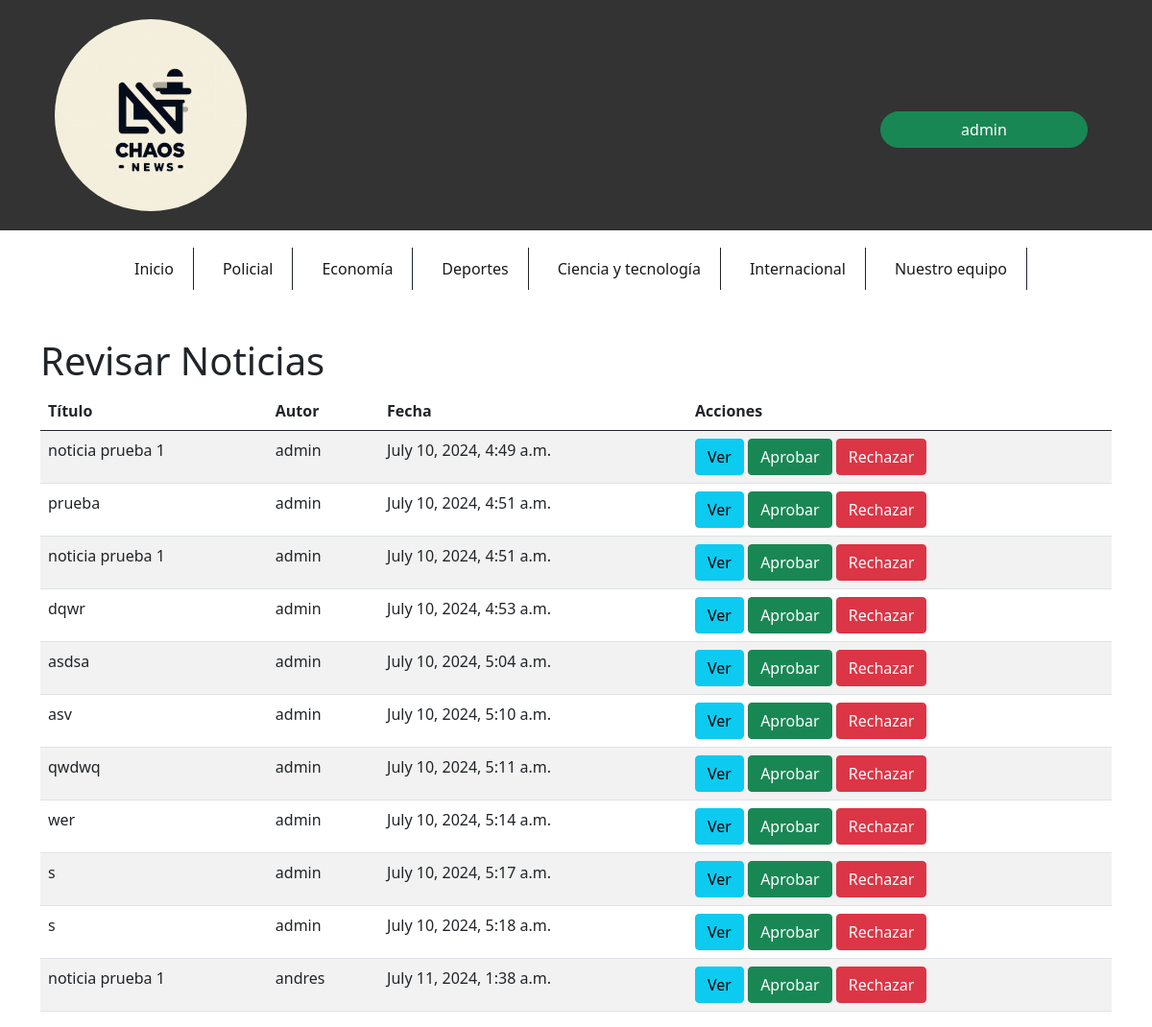
The app's page /subir_noticias/revisar/ (signed in), older data.
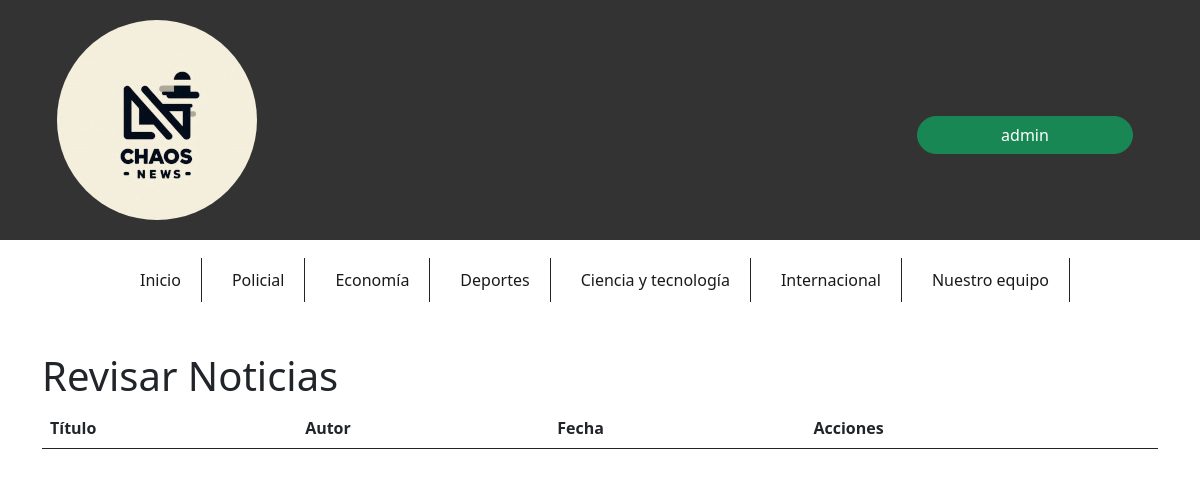
The same page, newer data.
### subir_noticias/models.py (models this page shows, shortened)
class Noticia(models.Model):
    CATEGORIAS = [
        ('----', '---'),
        ('policial', 'Policial'),
        ('economia', 'Economía'),
        ('deportes', 'Deportes'),
        ('ciencia_tecnologia', 'Ciencia y Tecnología'),
        ('internacional', 'Internacional'),
    ]
    titulo = models.CharField(max_length=200)
    contenido = models.TextField()
    ubicacion = models.CharField(max_length=100)
    categoria = models.CharField(max_length=50)
    autor = models.ForeignKey(User, on_delete=models.CASCADE)
    fecha_publicacion = models.DateTimeField(auto_now_add=True)
    aprobada = models.BooleanField(default=False)
    rechazada = models.BooleanField(default=False)
    motivo_rechazo = models.TextField(blank=True, null=True)
    publicada = models.BooleanField(default=False)  # Añadir este campo

### subir_noticias/views.py (the view)
# urls.py: path('revisar/', revisar_noticias, name='revisar_noticias'),
@login_required
def revisar_noticias(request):
    noticias = Noticia.objects.filter(aprobada=False, rechazada=False)
    return render(request, 'subir_noticias/revisar_noticias.html', {'noticias': noticias})

### subir_noticias/templates/subir_noticias/revisar_noticias.html (shortened to what this page needs)
{% load static %}
<!DOCTYPE html>
<html lang="en">
<head>
    <link rel="stylesheet" href="{% static 'css/estiloCenter.css' %}">
    <link rel="stylesheet" href="{% static 'css/estiloindex.css' %}">
    <link href="https://cdn.jsdelivr.net/npm/bootstrap@5.0.2/dist/css/bootstrap.min.css" rel="stylesheet">
</head>
<body>
    <header class="container-fluid">
        <article class="row align-items-center">
            <section id="logo" class="col-9 col-sm text-center text-lg-start">
                <a href="{% url 'index' %}">
                    <img src="{% static 'img/Logo.jpg' %}" alt="Logo" id="imgLogo" class="img-fluid">
                </a>
            </section>
            <section id="log_in" class="col-3 col-sm mt-auto">
                <div id="divUsuario">
                    <button type="button" id="boton" class="btn btn-success rounded-pill">
                        {{ user }}
                    </button>
                </div>
            </section>
        </article>
    </header>
    <nav class="navbar navbar-expand-lg navbar-light" style="background-color: #ffffff;">
        <div class="container-md">
            <div class="collapse navbar-collapse" id="navbarCollapse">
                <ul id="nav" class="navbar-nav mb-2 mn-lg-0 mx-auto">
                    <li class="border-end border-dark nav-item navbar-text">
                        <a href="{% url 'index' %}" class="text-decoration-none">Inicio</a>
                    </li>
                    <li class="border-end border-dark nav-item navbar-text"><a href="#" class="text-decoration-none">Policial</a></li>
                    <li class="border-end border-dark nav-item navbar-text"><a href="#" class="text-decoration-none">Economía</a></li>
                    <li class="border-end border-dark nav-item navbar-text"><a href="#" class="text-decoration-none">Deportes</a></li>
                    <li class="border-end border-dark nav-item navbar-text"><a href="{% url 'noticias_ciencia_tecnologia' %}" class="text-decoration-none">Ciencia y tecnología</a></li>
                    <li class="border-end border-dark nav-item navbar-text"><a href="{% url 'noticias_internacionales' %}" class="text-decoration-none">Internacional</a></li>
                    <li class="border-end border-dark nav-item navbar-text"><a href="{% url 'periodistas' %}" class="text-decoration-none">Nuestro equipo</a></li>
                </ul>
            </div>
        </div>
    </nav>
    <main class="container mt-4">
        <h1>Revisar Noticias</h1>
        <table class="table table-striped">
            <thead>
                <tr>
                    <th>Título</th>
                    <th>Autor</th>
                    <th>Fecha</th>
                    <th>Acciones</th>
                </tr>
            </thead>
            <tbody>
                {% for noticia in noticias %}
                    <tr>
                        <td>{{ noticia.titulo }}</td>
                        <td>{{ noticia.autor.username }}</td>
                        <td>{{ noticia.fecha_publicacion }}</td>
                        <td>
                            <a href="{% url 'ver_noticia' noticia.id %}" class="btn btn-info">Ver</a>
                            <a href="{% url 'aprobar_noticia' noticia.id %}" class="btn btn-success">Aprobar</a>
                            <a href="{% url 'rechazar_noticia' noticia.id %}" class="btn btn-danger">Rechazar</a>
                        </td>
                    </tr>
                {% endfor %}
            </tbody>
        </table>
    </main>
</body>
</html>

Row changes from the older to the newer data that the page shows:
no longer on this page (row edited): Noticia: titulo "noticia prueba 1", autor.username "admin", fecha_publicacion "July 10, 2024, 4:49 a.m."
no longer on this page (row edited): Noticia: titulo "prueba", autor.username "admin", fecha_publicacion "July 10, 2024, 4:51 a.m."
no longer on this page (row edited): Noticia: titulo "noticia prueba 1", autor.username "admin", fecha_publicacion "July 10, 2024, 4:51 a.m."
no longer on this page (row edited): Noticia: titulo "dqwr", autor.username "admin", fecha_publicacion "July 10, 2024, 4:53 a.m."
no longer on this page (row edited): Noticia: titulo "asdsa", autor.username "admin", fecha_publicacion "July 10, 2024, 5:04 a.m."
no longer on this page (row edited): Noticia: titulo "asv", autor.username "admin", fecha_publicacion "July 10, 2024, 5:10 a.m."
no longer on this page (row edited): Noticia: titulo "qwdwq", autor.username "admin", fecha_publicacion "July 10, 2024, 5:11 a.m."
no longer on this page (row edited): Noticia: titulo "wer", autor.username "admin", fecha_publicacion "July 10, 2024, 5:14 a.m."
no longer on this page (row edited): Noticia: titulo "s", autor.username "admin", fecha_publicacion "July 10, 2024, 5:17 a.m."
no longer on this page (row edited): Noticia: titulo "s", autor.username "admin", fecha_publicacion "July 10, 2024, 5:18 a.m."
no longer on this page (row edited): Noticia: titulo "noticia prueba 1", autor.username "andres", fecha_publicacion "July 11, 2024, 1:38 a.m."
